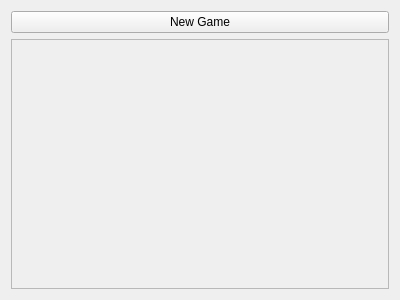
<?xml version="1.0" encoding="UTF-8"?>
<ui version="4.0">
 <class>game</class>
 <widget class="QFrame" name="game">
  <property name="geometry">
   <rect>
    <x>0</x>
    <y>0</y>
    <width>400</width>
    <height>300</height>
   </rect>
  </property>
  <property name="windowTitle">
   <string>Frame</string>
  </property>
  <layout class="QVBoxLayout" name="verticalLayout">
   <item>
    <widget class="QPushButton" name="new_game_button">
     <property name="text">
      <string>New Game</string>
     </property>
    </widget>
   </item>
   <item>
    <widget class="board" name="b">
     <property name="frameShape">
      <enum>QFrame::StyledPanel</enum>
     </property>
     <property name="frameShadow">
      <enum>QFrame::Raised</enum>
     </property>
    </widget>
   </item>
  </layout>
 </widget>
 <customwidgets>
  <customwidget>
   <class>board</class>
   <extends>QFrame</extends>
   <header>board.h</header>
   <container>1</container>
  </customwidget>
 </customwidgets>
 <resources/>
 <connections/>
</ui>
